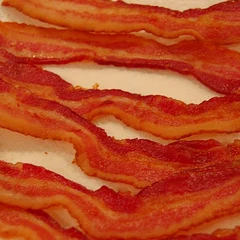
#> input picture prototypes/app/img/addons/bacon.webp, 240 x 240 px, given in place of steak.png, which was not available
$ python make_promo.py ../../img/addons ../../img/addons/blueberry.webp
#> lines starting #> are read from the running program, lines starting #| are printed output that depends on the picture
# Вырезки для промо, шаг 2 (после birefnet.py): чистка маски, «подкраска» краёв (цвет сплошной части вытягивается в полупрозрачный край — без тёмной
# каймы от прежнего фона), обрезка по блюду, WEBP с прозрачностью в двух размерах. Аргументы: папка out/, папка назначения
import sys, os, colorsys
import numpy as np
from PIL import Image
SRC, DST = sys.argv[1], sys.argv[2]

def load(n):
#> called with n = 'steak'
    im = Image.open(os.path.join(SRC, n + '.png')).convert('RGBA')
    return np.asarray(im).astype(np.float32)

def bleed(a, it=8):
#> called with it = 8
    rgb, al = a[..., :3].copy(), a[..., 3] / 255.0
#> al: shape (240, 240) float32; every value is 1
    solid = al >= .92
#> solid: shape (240, 240) bool; every value is 1
    for _ in range(it):
        acc = np.zeros_like(rgb); cnt = np.zeros(al.shape, np.float32)
        for dy in (-1, 0, 1):
            for dx in (-1, 0, 1):
                if not dx and not dy: continue
                s = np.roll(np.roll(solid, dy, 0), dx, 1); c = np.roll(np.roll(rgb, dy, 0), dx, 1)
                acc += c * s[..., None]; cnt += s
        grow = (~solid) & (cnt > 0)
        rgb[grow] = acc[grow] / cnt[grow][:, None]
        solid = solid | grow
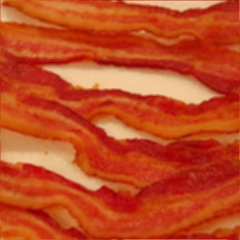
#> acc: shape (240, 240, 3) float32; mean R, G, B 1466.6, 565.3, 266.3; drawn with min black and max white
#> cnt: shape (240, 240) float32; every value is 8
#> in save, `al = a[..., 3]`: al: shape (240, 240) float32; every value is 255
#> in save, `y0, y1, x0, x1 = ys.min(), ys.max() + 1, xs.min(), xs.max() + 1`: y0 = 0; y1 = 240; x0 = 0; x1 = 240
#> call 2 of load, with n = 'sushi'
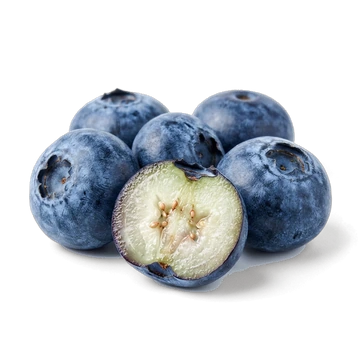
#> input picture prototypes/app/img/addons/blueberry.webp, 360 x 360 px, given in place of sushi.png, which was not available
#> in load, im is the input picture: PIL image 360x360 RGBA; mean R, G, B, A 44.5, 49, 53.9, 90.4
    out = a.copy(); out[..., :3] = rgb
    # край — чуть плотнее: слабый ореол прежнего фона уходит
    out[..., 3] = np.clip((al - .06) / .88, 0, 1) * 255
    return out

def circle_keep(a, cx, cy, r, soft=2.0):
    h, w = a.shape[:2]; yy, xx = np.mgrid[0:h, 0:w]
    d = np.sqrt((xx - cx) ** 2 + (yy - cy) ** 2)
    k = np.clip((r - d) / soft + .5, 0, 1)
    a[..., 3] *= k
    return a

def rect_keep(a, x0, y0, x1, y1):
#> called with x0 = 520, y0 = 0, x1 = 10000, y1 = 10000
    h, w = a.shape[:2]; m = np.zeros((h, w), np.float32); m[max(0, y0):y1, max(0, x0):x1] = 1
#> after `h, w = a.shape[:2]`: h = 360; w = 360
    a[..., 3] *= m
    return a

def save(a, name, big=640, small=320):
    al = a[..., 3]
    ys, xs = np.where(al > 10)
    y0, y1, x0, x1 = ys.min(), ys.max() + 1, xs.min(), xs.max() + 1
    pad = 4
    a = a[max(0, y0 - pad):y1 + pad, max(0, x0 - pad):x1 + pad]
    im = Image.fromarray(np.clip(a, 0, 255).astype(np.uint8), 'RGBA')
    for px, suf in ((big, ''), (small, '-s')):
        t = im.copy(); t.thumbnail((px, px), Image.LANCZOS)
        p = os.path.join(DST, 'promo-' + name + suf + '.webp'); t.save(p, 'WEBP', quality=84, method=6)
        print(name + suf, t.size, os.path.getsize(p) // 1024, 'KB')

# стейк: нарезка, соус и шпажка (сковороду модель убрала сама)
save(bleed(load('steak')), 'steak')
# суши: только линия нигири (палочки и соус слева — убираем)
a = load('sushi'); a = rect_keep(a, 520, 0, 10000, 10000); save(bleed(a), 'sushi')
#> call 2 of bleed, with it = 8
#> in bleed (call 2), `rgb, al = a[..., :3].copy(), a[..., 3] / 255.0`:
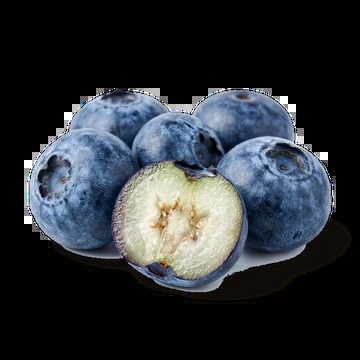
#> rgb: shape (360, 360, 3) float32; mean R, G, B 44.5, 49, 53.9
#> in bleed (call 2), `rgb, al = a[..., :3].copy(), a[..., 3] / 255.0`: al: shape (360, 360) float32; every value is 0
#> in bleed (call 2), `solid = al >= .92`: solid: shape (360, 360) bool; every value is 0
#> after the loop in bleed (call 2), `for _ in range(it):`: acc: shape (360, 360, 3) float32; every value is 0
#> (the run stopped early here; a loop or call above may not have finished)
